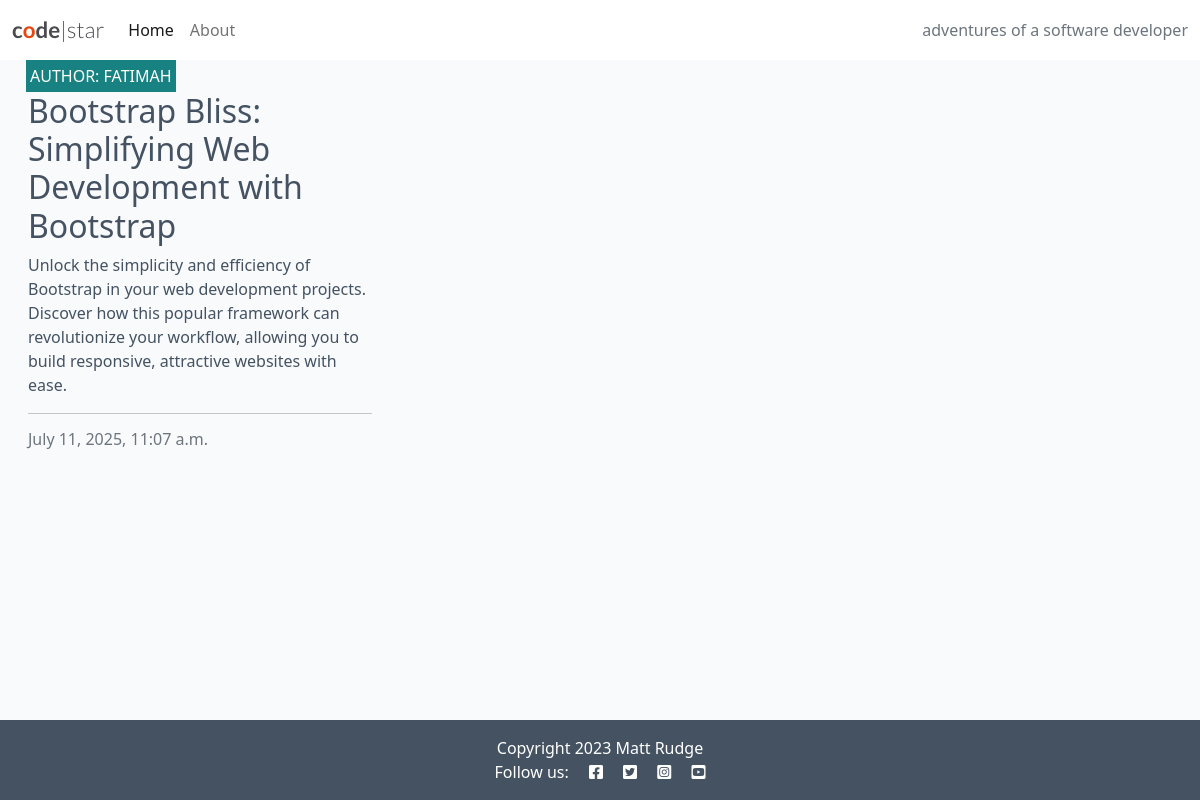
The app's page /, older data.
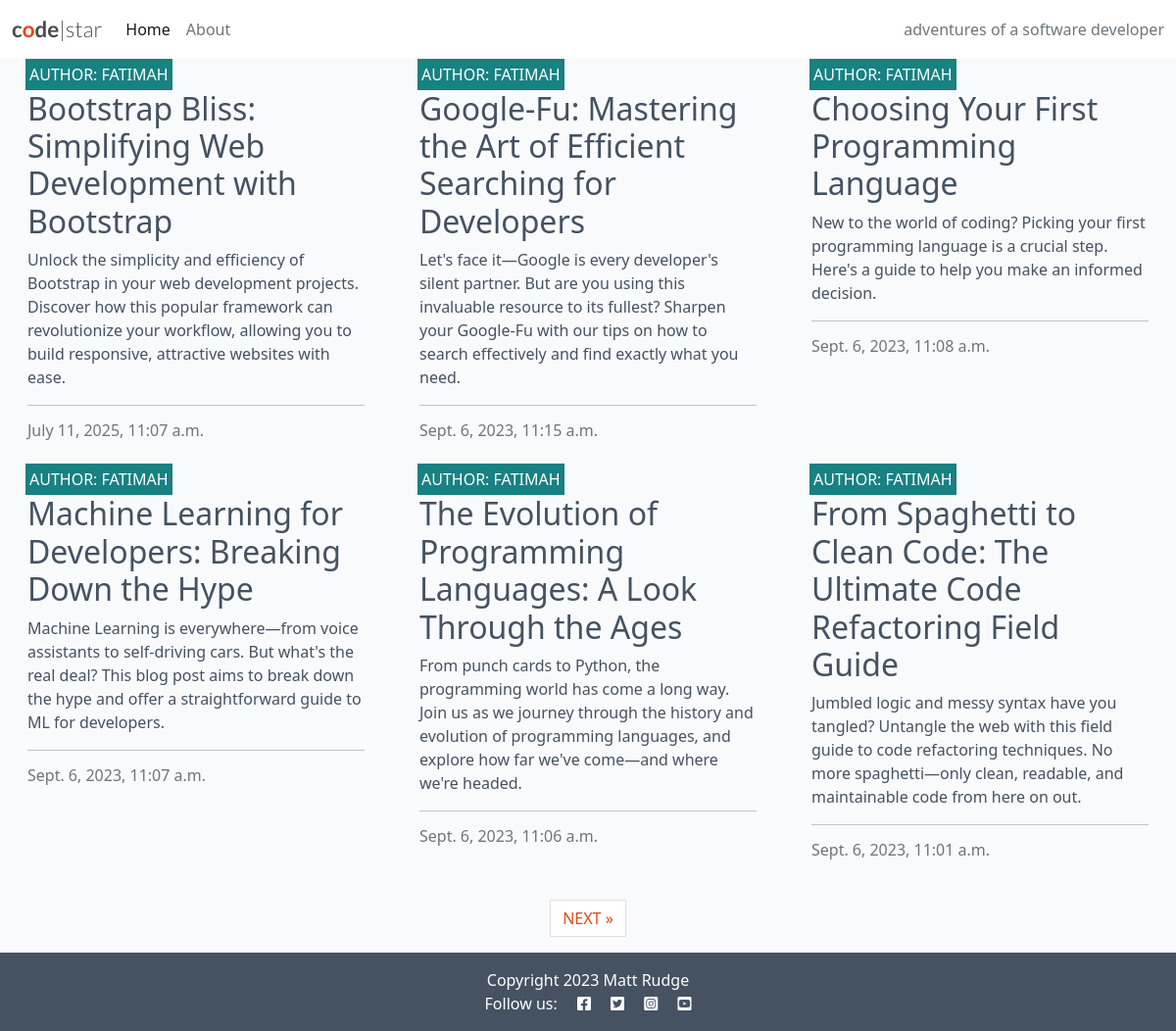
The same page, newer data.
### blog/models.py (models this page shows, shortened)
class Post(models.Model):
    title = models.CharField(max_length=200, unique=True)
    slug = models.SlugField(max_length=200, unique=True)
    author = models.ForeignKey(
        User, on_delete=models.CASCADE, related_name="blog_posts"
    )
    content = models.TextField()
    created_on = models.DateTimeField(auto_now_add=True)
    status = models.IntegerField(choices=STATUS, default=0)
    excerpt = models.TextField(blank=True)
    updated_on = models.DateTimeField(auto_now=True)
    class Meta:
        ordering = ["-created_on"]

### blog/views.py (the view)
# urls.py: path('', views.PostList.as_view(), name='home'),
class PostList(generic.ListView):
    queryset = Post.objects.filter(status=1)
    template_name = "blog/index.html"
    paginate_by = 6

### templates/blog/index.html (shortened to what this page needs)
{% extends "base.html" %}
{% block content %}
<div class="container-fluid">
    <div class="row">
        <div class="col-12 mt-3 left">
            <div class="row">
                {% for post in post_list %}
                <div class="col-md-4">
                    <div class="card mb-4">
                        <div class="card-body">
                            <div class="image-container">
                                <div class="image-flash">
                                    <p class="author">Author: {{ post.author }}</p>
                                </div>
                            </div>
                            <a href="{% url 'post_detail' post.slug %}" class="post-link">
                                <h2 class="card-title">{{ post.title }}</h2>
                                <p class="card-text">{{ post.excerpt }}</p>
                            </a>
                            <hr />
                            <p class="card-text text-muted h6">{{ post.created_on}}
                            </p>
                        </div>
                    </div>
                </div>
                {% if forloop.counter|divisibleby:3 %}
            </div>
            <div class="row">
                {% endif %}
                {% endfor %}
            </div>
        </div>
    </div>
    {% if is_paginated %}
    <nav aria-label="Page navigation">
        <ul class="pagination justify-content-center">
    {% if page_obj.has_next %}
    <li>
        <a href="?page={{ page_obj.next_page_number }}"
          class="page-link">NEXT &raquo;</a>
    </li>
    {% endif %}
</ul>
    </nav>
    {% endif %}
</div>
{% endblock %}
{% block copyright %}
    Copyright 2023 Matt Rudge
{% endblock %}

### templates/base.html (shortened to what this page needs)
{% load static %}
{% url 'home' as home_url %}
{% url 'about' as about_url %}
<!DOCTYPE html>
<html class="h-100" lang="en">
<head>
    <link rel="stylesheet" href="https://cdnjs.cloudflare.com/ajax/libs/font-awesome/5.15.3/css/all.min.css">
    <link href="https://cdn.jsdelivr.net/npm/bootstrap@5.0.1/dist/css/bootstrap.min.css" rel="stylesheet"
>
    <link rel="stylesheet" href="{% static 'css/style.css' %}">
</head>
<body class="d-flex flex-column h-100 main-bg">
    <nav class="navbar navbar-expand-lg navbar-light bg-white">
        <div class="container-fluid">
            <a class="navbar-brand" href="{% url 'home' %}"><span class="brand">c<span class="red-o">o</span>de<span
                        class="thin">|star</span></span></a>
            <div class="collapse navbar-collapse" id="navbarText">
                <ul class="navbar-nav me-auto mb-2 mb-lg-0">
                    <li class="nav-item">
                        <a class="nav-link
  {% if request.path == home_url %}active{%endif%}"
  aria-current="page" href="{% url 'home' %}">Home</a>
                    </li>
                    <li class="nav-item">
              <a
                class="nav-link
                {% if request.path == about_url %}active{%endif%}"
                aria-current="page"
                href="{% url 'about' %}"
                >About</a
              >
            </li>
                </ul>
                <span class="navbar-text text-muted">
                    adventures of a software developer
                </span>
            </div>
        </div>
    </nav>
    <main class="flex-shrink-0 main-bg">
        {% block content %}{% endblock content %}
    </main>
    <footer class="footer mt-auto py-3 dark-bg">
        <p class="m-0 text-center text-white">
    {% block copyright %}{% endblock copyright %}
</p>
        <p class="m-0 text-center text-white">Follow us: <i class="fab fa-facebook-square ms-3"></i>
            <i class="fab fa-twitter-square ms-3"></i>
            <i class="fab fa-instagram-square ms-3"></i>
            <i class="fab fa-youtube-square ms-3"></i>
        </p>
    </footer>
</body>
</html>

### static/css/style.css (style rules this page uses)
body { background-color: #F9FAFC; }
.brand { font-family: Lato, sans-serif; font-size: 1.4rem; font-weight: 700; color: #4A4A4F; }
.red-o { color: #E84610; }
.thin { font-weight: 300; }
.dark-bg { background-color: #445261; }
.main-bg { background-color: #F9FAFC; }
.card { border: none; background-color: transparent; }
.image-container { position: relative; }
.image-flash { position: absolute; bottom: 5%; min-width: 30%; left: -2px; background-color: #188181; }
.author { color: white; margin: 4px; text-transform: uppercase; }
.post-link { text-decoration: none; color: #445261; }
.post-link:hover, .page-link { color: #E84610; }

Row changes from the older to the newer data that the page shows:
added Post: author "FATIMAH", title "Google-Fu: Mastering the Art of Efficient Searching for Developers", excerpt "Let's face it—Google is every developer's silent partner. But are you using this invaluable resource to its fullest? Sharpen your Google-Fu with our tips on how to search effectively and find exactly what you need.", created_on "Sept. 6, 2023, 11:15 a.m."
added Post: author "FATIMAH", title "Choosing Your First Programming Language", excerpt "New to the world of coding? Picking your first programming language is a crucial step. Here's a guide to help you make an informed decision.", created_on "Sept. 6, 2023, 11:08 a.m."
added Post: author "FATIMAH", title "Machine Learning for Developers: Breaking Down the Hype", excerpt "Machine Learning is everywhere—from voice assistants to self-driving cars. But what's the real deal? This blog post aims to break down the hype and offer a straightforward guide to ML for developers.", created_on "Sept. 6, 2023, 11:07 a.m."
added Post: author "FATIMAH", title "The Evolution of Programming Languages: A Look Through the Ages", excerpt "From punch cards to Python, the programming world has come a long way. Join us as we journey through the history and evolution of programming languages, and explore how far we've come—and where we're headed.", created_on "Sept. 6, 2023, 11:06 a.m."
added Post: author "FATIMAH", title "From Spaghetti to Clean Code: The Ultimate Code Refactoring Field Guide", excerpt "Jumbled logic and messy syntax have you tangled? Untangle the web with this field guide to code refactoring techniques. No more spaghetti—only clean, readable, and maintainable code from here on out.", created_on "Sept. 6, 2023, 11:01 a.m."
Text that changed along with them:
text now shown: "NEXT »"
